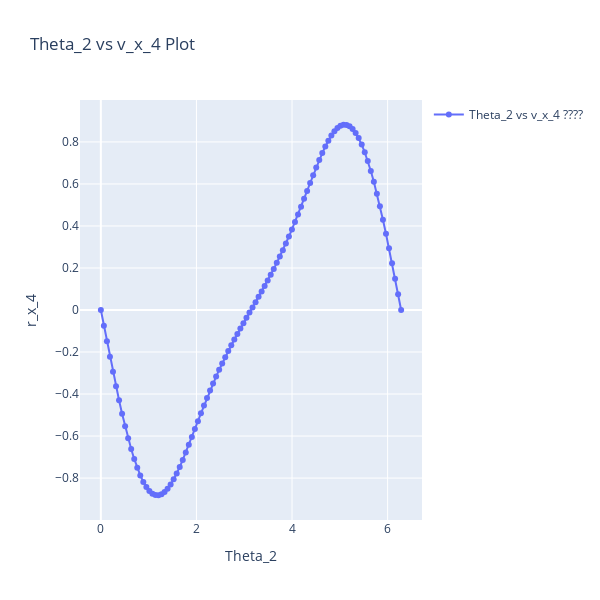

The cell this chart's notebook holds for it:
### Code cell
import numpy as np
import plotly.graph_objs as go
import sympy as sp

def plot_theta2_vs_vx4_w_cte(theta_2_range, L2_value, L3_value, offset_value, alfa_value):
    # Generate solutions for a range of theta_2 values
    #solutions_list = []
    
    theta_2 = symbols('theta_2')
    L2, L3, alfa, offset = symbols('L2 L3 alfa, offset')

    C_q_inv = jacobian_slider_crank().inv() #dependent on q
    C_t = C_t_slider_crank() #not dependant of q neither t here, constant


    theta_2_values = []
    v_x_4_values = []
    for theta_2_loop in theta_2_range:

        #solve the position
        solutions = sp.solve( [eq.subs({theta_2: theta_2_loop, L2: L2_value, L3: L3_value, offset: offset_value, alfa: alfa_value}) for eq in four_bars_slidercrank_example_symbolic_full()] )
        
        q = solutions[1]

        #now calculate q_dot
        q_dot = -C_q_inv*C_t
        

        q_dot = q_dot.subs({theta_2: theta_2_loop, L2: L2_value, L3: L3_value, offset: offset_value, alfa: alfa_value, theta_3: q[theta_3]})
        #print(q_dot)
        v_x_4_values.append(float(q_dot[6]))

        
    
        theta_2_values.append(theta_2_loop)

    #return(q_dot,q)
    #return(v_x_4_values)


    

    # Create trace
    trace = go.Scatter(x=theta_2_values, y=v_x_4_values, mode='lines+markers', name='Theta_2 vs v_x_4 ????')

    # Define layout
    layout = go.Layout(title='Theta_2 vs v_x_4 Plot',
                       xaxis=dict(title='Theta_2'),
                       yaxis=dict(title='r_x_4'),
                       showlegend=True,
                       autosize=False,
                       width=600,
                       height=600)

    fig = go.Figure(data=[trace], layout=layout)
    fig.show()


plot_theta2_vs_vx4_w_cte(theta_2_range = np.linspace(0, 2*np.pi, 100), L2_value=1, L3_value=2, offset_value=0, alfa_value=0)

### Figure 1 — Plotly figure (JSON) as saved in the notebook; plotly's stock layout.template omitted (floating-point values rounded to 4 significant figures)
{"data": [{"mode": "lines+markers", "name": "Theta_2 vs v_x_4 ????", "type": "scatter", "x": [0, 0.06347, 0.1269, 0.1904, 0.2539, 0.3173, 0.3808, 0.4443, 0.5077, 0.5712, 0.6347, 0.6981, 0.7616, 0.8251, 0.8885, 0.952, 1.015, 1.079, 1.142, 1.206, 1.269, 1.333, 1.396, 1.46, 1.523, 1.587, 1.65, 1.714, 1.777, 1.841, 1.904, 1.967, 2.031, 2.094, 2.158, 2.221, 2.285, 2.348, 2.412, 2.475, 2.539, 2.602, 2.666, 2.729, 2.793, 2.856, 2.919, 2.983, 3.046, 3.11, 3.173, 3.237, 3.3, 3.364, 3.427, 3.491, 3.554, 3.618, 3.681, 3.745, 3.808, 3.871, 3.935, 3.998, 4.062, 4.125, 4.189, 4.252, 4.316, 4.379, 4.443, 4.506, 4.57, 4.633, 4.697, 4.76, 4.823, 4.887, 4.95, 5.014, 5.077, 5.141, 5.204, 5.268, 5.331, 5.395, 5.458, 5.522, 5.585, 5.649, 5.712, 5.775, 5.839, 5.902, 5.966, 6.029, 6.093, 6.156, 6.22, 6.283], "y": [0, -0.07468, -0.1488, -0.2219, -0.2935, -0.3629, -0.4298, -0.4936, -0.5539, -0.6101, -0.662, -0.709, -0.7509, -0.7874, -0.8181, -0.8429, -0.8617, -0.8744, -0.881, -0.8817, -0.8767, -0.8662, -0.8506, -0.8304, -0.8061, -0.7781, -0.7471, -0.7137, -0.6785, -0.6419, -0.6045, -0.5667, -0.5289, -0.4915, -0.4547, -0.4187, -0.3836, -0.3496, -0.3167, -0.2849, -0.2541, -0.2244, -0.1956, -0.1677, -0.1405, -0.114, -0.08812, -0.06263, -0.03746, -0.01246, 0.01246, 0.03746, 0.06263, 0.08812, 0.114, 0.1405, 0.1677, 0.1956, 0.2244, 0.2541, 0.2849, 0.3167, 0.3496, 0.3836, 0.4187, 0.4547, 0.4915, 0.5289, 0.5667, 0.6045, 0.6419, 0.6785, 0.7137, 0.7471, 0.7781, 0.8061, 0.8304, 0.8506, 0.8662, 0.8767, 0.8817, 0.881, 0.8744, 0.8617, 0.8429, 0.8181, 0.7874, 0.7509, 0.709, 0.662, 0.6101, 0.5539, 0.4936, 0.4298, 0.3629, 0.2935, 0.2219, 0.1488, 0.07468, 2.886e-16]}], "layout": {"autosize": false, "height": 600, "showlegend": true, "title": {"text": "Theta_2 vs v_x_4 Plot"}, "width": 600, "xaxis": {"title": {"text": "Theta_2"}}, "yaxis": {"title": {"text": "r_x_4"}}}}
